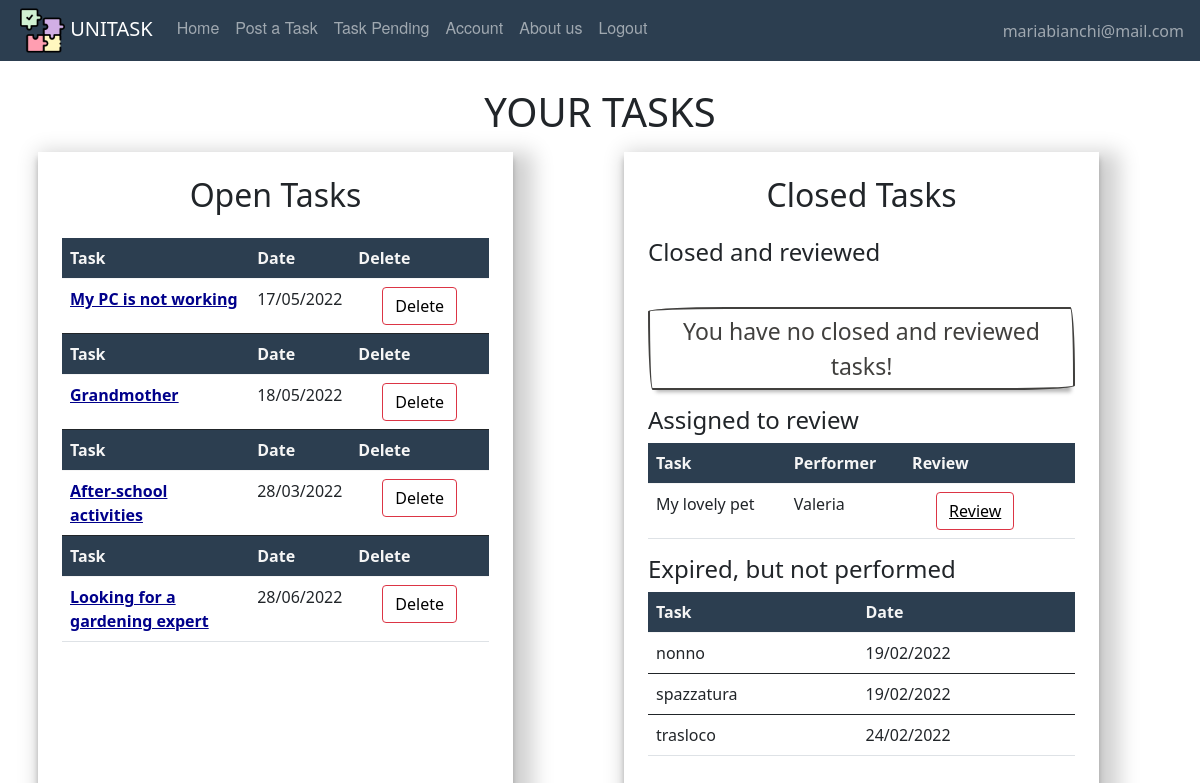
/taskpending (signed in), run on the app's committed database.
### website/models.py (models this page shows, shortened)
class User(db.Model, UserMixin):
    id = db.Column(db.Integer, primary_key=True)
    email = db.Column(db.String(150), unique=True)
    password = db.Column(db.String(150))
    first_name = db.Column(db.String(150))
    surname = db.Column(db.String(150))
    description = db.Column(db.String(200))
    type = db.Column(db.String(20))
    reviewsposted = db.relationship('Review', foreign_keys='Review.id_reviewer',
                                    backref='author')
    reviewsreceived = db.relationship('Review', foreign_keys='Review.id_reviewed',
                                      backref='received')
    __mapper_args__ = {
        'polymorphic_on': type,
        'polymorphic_identity': 'user',
    }

class Offer(db.Model, UserMixin):
    id = db.Column(db.Integer, primary_key=True)
    title = db.Column(db.String(150))
    description = db.Column(db.String(150))
    address = db.Column(db.String(150))
    placeId = db.Column(db.String(150))
    amount = db.Column(db.Integer)
    lat = db.Column(db.Float)
    lng = db.Column(db.Float)
    date = db.Column(db.DateTime(timezone=True), default=func.now())
    dateexpire = db.Column(db.DateTime(timezone=True))
    isAss = db.Column(db.Boolean, default=False)
    date_task = db.Column(db.DateTime(timezone=True))
    id_adult = db.Column(db.Integer, db.ForeignKey('adult.id'))
    scelta = db.Column(db.Integer, db.ForeignKey('student.id'))
    isPerf = db.Column(db.Boolean, default=False)
    rece = db.relationship('Review', backref='recensione')
    isClosed = db.Column(db.Boolean, default=False)

### website/adult/routes.py (the view)
@adults.route('/taskpending')
def taskpending():
        pending = []
        for task in current_user.tasks:
            if task.isAss and task.isClosed == False:
                pending.append(task)
            if task.isAss == False and task.isPerf == True:
                pending.append(task)
        return render_template("adult/taskspending.html", user=current_user, pending=pending)

### website/models.py (called while the page is built)
    def gettaskclosed(self):
        t = []
        for off in self.tasks:
            if off.isClosed and off.isPerf:
                t.append(off)
        return t

    def gettaskexpired(self):
        t = []
        for off in self.tasks:
            if off.isClosed and not off.isPerf:
                t.append(off)
        return t

    def gettasksopen(self):
        t = []
        for off in self.tasks:
            if not off.isClosed:
                t.append(off)
        return t

    def gettasksAssnotPerf(self):
        t = []
        for off in self.tasks:
            if not off.isClosed and off.isAss and not off.isPerf:
                t.append(off)
        return t

### website/templates/adult/taskspending.html (shortened to what this page needs)
{% extends "base.html" %}
{% block content %}
    <br/>
    <h1 align="center">YOUR TASKS</h1>
    <div class="container">
        <div class="row">
            <div class="col-5 p-4 m-2 col-page">
                <h2 align="center" class="mb-4">Open Tasks</h2>
                <table class="table table-hover">
                    {% set  l = user.gettasksopen() %}
                    {% if l %}
                        {% for offer in l %}
                            {% if offer.isAss==False %}
                                <thead class="thead-dark" style="color:whitesmoke; background:#2c3e50">
                                <tr>
                                    <th scope="col">Task</th>
                                    <th scope="col">Date</th>
                                    <th scope="col">Delete</th>
                                </tr>
                                </thead>
                                <tbody>
                                <tr>
                                    <th scope="row"><a style="color:darkblue"
                                                       href={{ url_for('users.task', task_id=offer.id) }}>{{ offer.title }}</a>
                                    </th>
                                    <td>{{ offer.date_task.strftime("%d/%m/%Y") }}</td>
                                    <td>
                                        <button type="button" class="btn btn-outline-danger mx-4"><a
                                                class="delete-button"
                                                href={{ url_for('adults.deletetask', task_id=offer.id) }}> Delete</a>
                                        </button>
                                    </td>
                                </tr>
                                </tbody>
                            {% endif %}
                        {% endfor %}
                    {% endif %}
                </table>
            </div>
            <div class="col-1"></div>
            <div class="col-5 p-4 m-2 col-page">
                <h2 align="center" class="mb-4">Closed Tasks</h2>
                <div class="row">
                    <div class="col">
                        <h4 align="left">Closed and reviewed</h4>
                        <table class="table table-hover">
                            {% set  l = user.gettaskclosed() %}
                            {% if l %}
                                <thead class="thead-dark" style="color:whitesmoke; background:#2c3e50">
                                <tr>
                                    <th scope="col">Task</th>
                                    <th scope="col">Date</th>
                                </tr>
                                </thead>
                                {% for offer in l %}
                                    <tbody>
                                    <tr>
                                        <td>{{ offer.title }}</td>
                                        <td>{{ offer.date_task.strftime("%d/%m/%Y") }}</td>
                                    </tr>
                                    </tbody>
                                {% endfor %}
                            {% else %}
                                <div class="row">
                                    <div class="col-" style="margin-top:2em;">
                                        <div class="button-task">
                                            You have no closed and reviewed tasks!
                                        </div>
                                    </div>
                                </div>
                            {% endif %}
                        </table>
                    </div>
                </div>
                <div class="row">
                    <h4 align="left">Assigned to review</h4>
                    <div class="col">
                        <table class="table table-hover">
                            {% set  l = user.gettasksAssnotPerf() %}
                            {% if l %}
                                <thead class="thead-dark" style="color:whitesmoke; background:#2c3e50">
                                <tr>
                                    <th scope="col">Task</th>
                                    <th scope="col">Performer</th>
                                    <th scope="col">Review</th>
                                </tr>
                                </thead>
                                {% if pending|length != 0 %}
                                    {% for offer in pending %}
                                        <tbody>
                                        <tr>
                                            <td>{{ offer.title }}</td>
                                            <td>{{ offer.performer.first_name }}</td>
                                            {% if offer.isAss==True and offer.isPerf==False %}
                                                <td>
                                                    <button type="button"
                                                            class="btn btn-outline-danger mx-4 review-button"><a
                                                            style="color:black"
                                                            href={{ url_for('users.writereview', task_id=offer.id) }}>
                                                        Review</a>
                                                    </button>
                                                </td>
                                                </tr>
                                                </tbody>
                                            {% endif %}
                                    {% endfor %}
                                {% endif %}
                            {% endif %}
                        </table>
                    </div>
                </div>
                <div class="row">
                    <div class="col">
                        <h4 align="left">Expired, but not performed</h4>
                        <table class="table table-hover">
                            {% set  l = user.gettaskexpired() %}
                            {% if l %}
                                <thead class="thead-dark" style="color:whitesmoke; background:#2c3e50">
                                <tr>
                                    <th scope="col">Task</th>
                                    <th scope="col">Date</th>
                                </tr>
                                </thead>
                                {% for offer in l %}
                                    <tbody>
                                    <tr>
                                        <td>{{ offer.title }}</td>
                                        <td>{{ offer.date_task.strftime("%d/%m/%Y") }}</td>
                                    </tr>
                                    </tbody>
                                {% endfor %}
                            {% endif %}
                        </table>
                    </div>
                </div>
            </div>
        </div>
    </div>
    <br/><br/>
{% endblock %}

### website/templates/base.html (shortened to what this page needs)
<!DOCTYPE html>
<html lang="">
  <head>
      <link href="/static/css/style.css" rel="stylesheet">
      <link href="https://cdn.jsdelivr.net/npm/bootstrap@5.0.2/dist/css/bootstrap.min.css" rel="stylesheet">
  <link href="https://netdna.bootstrapcdn.com/font-awesome/3.2.1/css/font-awesome.css" rel="stylesheet">
  </head>
  <body>
  <nav class="navbar fixed-top navbar-expand-lg navbar-dark">
    <ul class="navbar-nav mr-auto">
    <li>
    <a style="padding-left:1em;" class="navbar-brand" href="#">
        <img src="/static/images/pic/puzzle.png" width="45" height="45"/>
        UNITASK
    </a></li>
            {% if user.is_authenticated %}
                {% if user.type=='adult' %}
                    <li class="nav-item"><a class="nav-link" id="home" href="/">Home</a></li>
                    <li class="nav-item"><a class="nav-link" id="posttask" href="{{ url_for('adults.posttask') }}">Post a Task</a></li>
                    <li class="nav-item"><a class="nav-link" id="offer" href="{{ url_for('adults.taskpending') }}">Task Pending</a></li>
                    <li class="nav-item"><a class="nav-link" id="account" href="{{ url_for('users.account') }}">Account</a></li>
                    <li class="nav-item"><a class="nav-link" id="aboutus" href="{{ url_for('users.about_us') }}">About us</a></li>
                    <li class="nav-item"><a class="nav-link" id="logout" href="{{ url_for('auth.logout') }}">Logout</a></li>
                    {% endif %}
                </ul>
                <ul class="navbar-nav ms-auto">
                <li class="nav-item">
                    <span style="padding-right:1em;" class="navbar-text d-flex justify-content-end">
                     {{ user.email}}
                       </span>
                </li>
                </ul>
            {% endif %}
</nav>
    {% block content %}
    {% endblock %}
  </body>
</html>

### website/static/css/style.css (style rules this page uses)
body { padding-top:4em; }
.navbar { list-style-type: none; margin: 0; padding: 0; overflow: hidden; background-color: #2c3e50; }
.nav-link { display: block; color: white; text-align: center; padding: 14px 16px; text-decoration: none; font-family: "Helvetica Neue", Helvetica, Arial, sans-serif; }
.delete-button { color:black; text-decoration: none; }
.review-button { color:black; text-decoration: none; }
.col-page { box-shadow: rgba(0, 0, 0, 0.19) 10px 10px 20px 10px, rgba(0, 0, 0, 0.23) 0px 6px 6px; }
.button-task { padding:5px 12px; align-self: center; background-color: #fff; background-image: none; background-position: 0 90%; background-repeat: repeat no-repeat; background-size: 4px 3px; border-radius: 15px 225px 255px 15px; border-style: solid; border-width: 2px; box-shadow: rgba(0, 0, 0, .3) 2px 8px 4px -6px; box-sizing: border-box; color: #41403e; display: inline-block; font-size:23px; outline: none; text-decoration: none; border-bottom-left-radius: 15px 255px; border-bottom-right-radius: 225px 15px; border-top-left-radius: 255px 15px; border-top-right-radius: 15px 225px; user-select: none; -webkit-user-select: none; touch-action: manipulation; text-align: center; }

### data on the page
User: email "mariabianchi@mail.com"
Offer: title "My PC is not working", date_task "17/05/2022"
Offer: title "Grandmother", date_task "18/05/2022"
Offer: title "After-school activities", date_task "28/03/2022"
Offer: title "Looking for a gardening expert", date_task "28/06/2022"
Offer: title "My lovely pet", performer.first_name "Valeria"
Offer: title "nonno", date_task "19/02/2022"
Offer: title "spazzatura", date_task "19/02/2022"
Offer: title "trasloco", date_task "24/02/2022"
